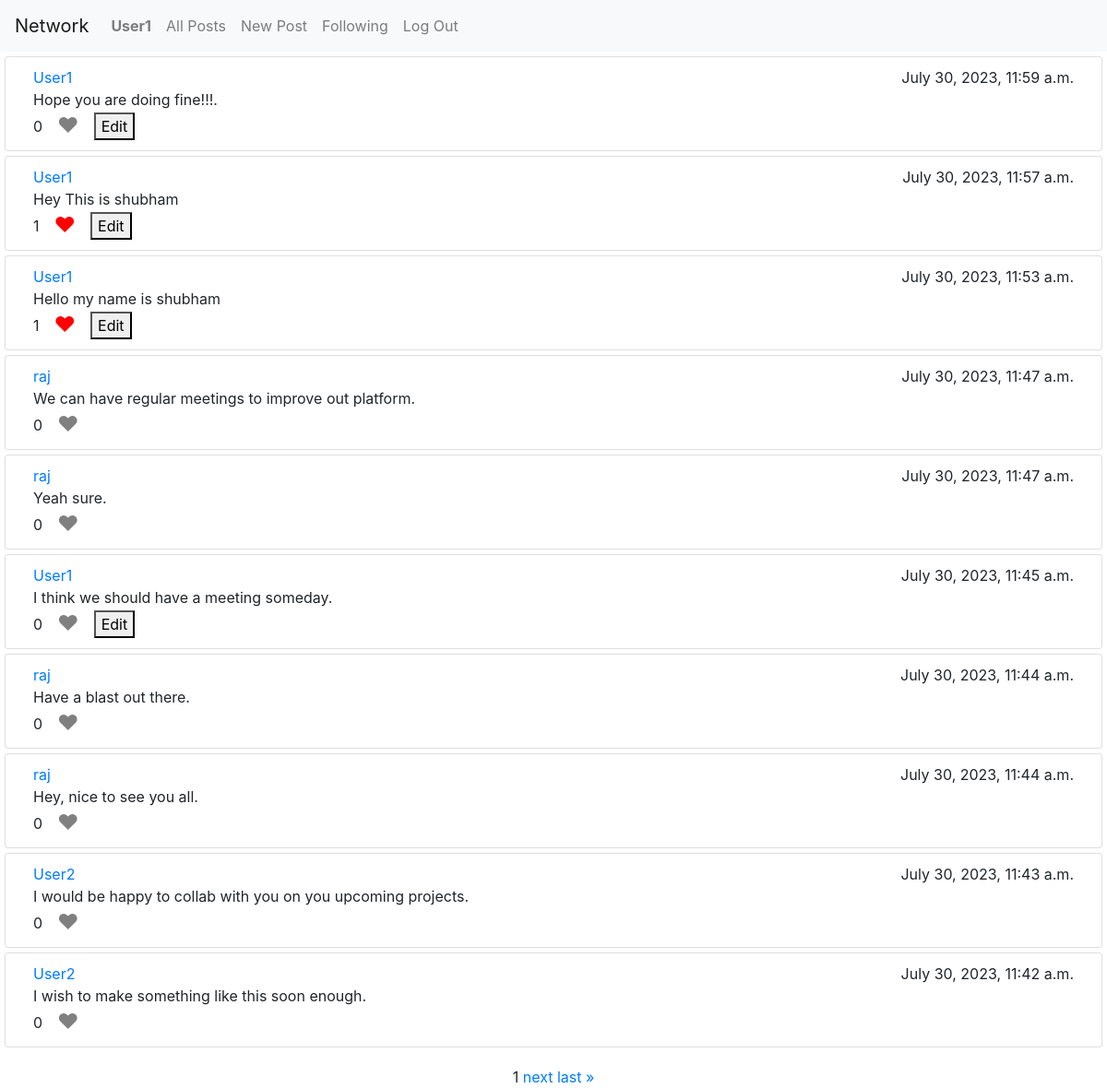
Page / (signed in) on the committed database.
### network/models.py (models this page shows, shortened)
class User(AbstractUser):
    followers = models.ManyToManyField('self', related_name="followersUser", symmetrical=False, null=True, blank=True)
    following = models.ManyToManyField('self', related_name="followingUser", symmetrical=False, null=True, blank=True)

class Post(models.Model):
    user = models.ForeignKey(User, on_delete=models.CASCADE)
    post = models.TextField()
    time = models.DateTimeField(auto_now=True)
    likes = models.ManyToManyField(User, related_name='likepost')

### network/views.py (the view)
# urls.py: path("", views.index, name="index"),
def index(request):
    if request.user.is_authenticated:
        post_list = Post.objects.all().order_by('-time')
        paginator = Paginator(post_list, 10)  # Set the number of posts per page
        page_number = request.GET.get('page')
        posts = paginator.get_page(page_number)
        return render(request, "network/index.html", {"posts": posts})
    return HttpResponseRedirect('login')

### network/templates/network/index.html (shortened to what this page needs)
{% extends "network/layout.html" %}
{% block body %}
    {% for post in posts %}
    <div class="card" style="margin: 5px; box-sizing: border-box; padding: 10px 30px;">
        <div class="cardInner" style="display: flex; flex-direction: column;">
            <div style="display: flex; justify-content: space-between;">
                <a href="{% url 'profile' post.user %}">{{post.user}}</a>
                <div>{{post.time}}</div>
            </div>
            <div id="post-content-{{ post.id }}">{{post.post}}</div>
            <div style="display: flex; align-items: center;">
                <div id="post-content-like-count-{{ post.id }}">{{post.likes.count}}</div>
                {% if request.user in post.likes.all %}
                    <button class="like-button" id="post-content-like-button-{{ post.id }}" data-post-id="{{ post.id }}"  style="color: red;">&hearts;</button>
                {% else %}
                    <button class="like-button" id="post-content-like-button-{{ post.id }}" data-post-id="{{ post.id }}"  style="color: grey;" >&hearts;</button>
                {% endif %}
                {% if post.user == request.user %}
                    <button class="edit-button" id="post-content-edit-button-{{ post.id }}" data-post-id="{{ post.id }}">Edit</button>
                {% endif %}
            </div>
        </div>
    </div>
    {% endfor %}
        {% if user.is_authenticated %}
        <div class="pagination" >
            <span class="step-links">
                <span class="current-page">{{ posts.number }}</span>
                {% if posts.has_next %}
                    <a href="?page={{ posts.next_page_number }}">next</a>
                    <a href="?page={{ posts.paginator.num_pages }}">last &raquo;</a>
                {% endif %}
            </span>
        </div>
        {% endif %}
{% endblock %}

### network/templates/network/layout.html (shortened to what this page needs)
{% load static %}
<!DOCTYPE html>
<html lang="en">
    <head>
        <link rel="stylesheet" href="https://stackpath.bootstrapcdn.com/bootstrap/4.4.1/css/bootstrap.min.css">
        <link href="{% static 'network/styles.css' %}" rel="stylesheet">
    </head>
    <body style="height: 100vh;">
        <nav class="navbar navbar-expand-lg navbar-light bg-light">
            <a class="navbar-brand" href="">Network</a>
            <div>
              <ul class="navbar-nav mr-auto">
                {% if user.is_authenticated %}
                    <li class="nav-item">
                        <a class="nav-link" href="{% url 'profile' user.username %}"><strong>{{ user.username }}</strong></a>
                    </li>
                    <li class="nav-item">
                    <a class="nav-link" href="{% url 'index' %}">All Posts</a>
                    </li>
                    <li class="nav-item">
                        <a class="nav-link" href="{% url 'newpost' %}">New Post</a>
                    </li>
                    <li class="nav-item">
                        <a class="nav-link" href="{% url 'following' %}">Following</a>
                    </li>
                    <li class="nav-item">
                        <a class="nav-link" href="{% url 'logout' %}">Log Out</a>
                    </li>
                {% endif %}
              </ul>
            </div>
        </nav>
        <div class="body">
            {% block body %}
            {% endblock %}
        </div>
    </body>
</html>

### network/static/network/styles.css (style rules this page uses)
.like-button { color: grey; font-size: 23px; height: 23px; margin: 5px 10px; display: flex; align-items: center; background: none; border: none; }
.pagination { position: relative; display: flex; justify-content: center; margin: 20px; }

### rows in the picture
User: username "User1"
Post: user "User1", time "July 30, 2023, 11:59 a.m.", post "Hope you are doing fine!!!.", likes.count "0"
Post: user "User1", time "July 30, 2023, 11:57 a.m.", post "Hey This is shubham", likes.count "1"
Post: user "User1", time "July 30, 2023, 11:53 a.m.", post "Hello my name is shubham", likes.count "1"
Post: user "raj", time "July 30, 2023, 11:47 a.m.", post "We can have regular meetings to improve out platform.", likes.count "0"
Post: user "raj", time "July 30, 2023, 11:47 a.m.", post "Yeah sure.", likes.count "0"
Post: user "User1", time "July 30, 2023, 11:45 a.m.", post "I think we should have a meeting someday.", likes.count "0"
Post: user "raj", time "July 30, 2023, 11:44 a.m.", post "Have a blast out there.", likes.count "0"
Post: user "raj", time "July 30, 2023, 11:44 a.m.", post "Hey, nice to see you all.", likes.count "0"
Post: user "User2", time "July 30, 2023, 11:43 a.m.", post "I would be happy to collab with you on you upcoming projects.", likes.count "0"
Post: user "User2", time "July 30, 2023, 11:42 a.m.", post "I wish to make something like this soon enough.", likes.count "0"

### other values in the picture
{{ posts.number }} "1"
